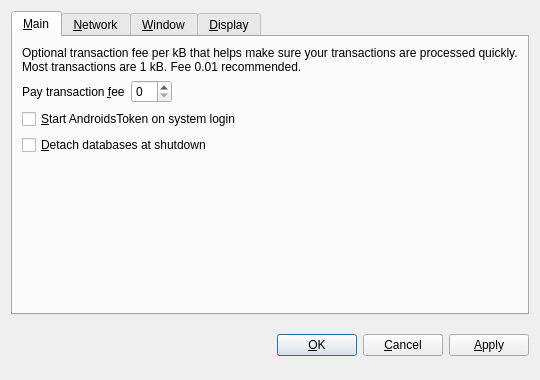
<?xml version="1.0" encoding="UTF-8"?>
<ui version="4.0">
 <class>OptionsDialog</class>
 <widget class="QDialog" name="OptionsDialog">
  <property name="geometry">
   <rect>
    <x>0</x>
    <y>0</y>
    <width>540</width>
    <height>380</height>
   </rect>
  </property>
  <property name="windowTitle">
   <string>Options</string>
  </property>
  <property name="modal">
   <bool>true</bool>
  </property>
  <layout class="QVBoxLayout" name="verticalLayout">
   <item>
    <widget class="QTabWidget" name="tabWidget">
     <property name="tabPosition">
      <enum>QTabWidget::North</enum>
     </property>
     <property name="currentIndex">
      <number>0</number>
     </property>
     <widget class="QWidget" name="tabMain">
      <attribute name="title">
       <string>&amp;Main</string>
      </attribute>
      <layout class="QVBoxLayout" name="verticalLayout_Main">
       <item>
        <widget class="QLabel" name="transactionFeeInfoLabel">
         <property name="text">
          <string>Optional transaction fee per kB that helps make sure your transactions are processed quickly. Most transactions are 1 kB. Fee 0.01 recommended.</string>
         </property>
         <property name="textFormat">
          <enum>Qt::PlainText</enum>
         </property>
         <property name="wordWrap">
          <bool>true</bool>
         </property>
        </widget>
       </item>
       <item>
        <layout class="QHBoxLayout" name="horizontalLayout_Main">
         <item>
          <widget class="QLabel" name="transactionFeeLabel">
           <property name="text">
            <string>Pay transaction &amp;fee</string>
           </property>
           <property name="textFormat">
            <enum>Qt::PlainText</enum>
           </property>
           <property name="buddy">
            <cstring>transactionFee</cstring>
           </property>
          </widget>
         </item>
         <item>
          <widget class="BitcoinAmountField" name="transactionFee"/>
         </item>
         <item>
          <spacer name="horizontalSpacer_Main">
           <property name="orientation">
            <enum>Qt::Horizontal</enum>
           </property>
           <property name="sizeHint" stdset="0">
            <size>
             <width>40</width>
             <height>20</height>
            </size>
           </property>
          </spacer>
         </item>
        </layout>
       </item>
       <item>
        <widget class="QCheckBox" name="bitcoinAtStartup">
         <property name="toolTip">
          <string>Automatically start AndroidsToken after logging in to the system.</string>
         </property>
         <property name="text">
          <string>&amp;Start AndroidsToken on system login</string>
         </property>
        </widget>
       </item>
       <item>
        <widget class="QCheckBox" name="detachDatabases">
         <property name="toolTip">
          <string>Detach block and address databases at shutdown. This means they can be moved to another data directory, but it slows down shutdown. The wallet is always detached.</string>
         </property>
         <property name="text">
          <string>&amp;Detach databases at shutdown</string>
         </property>
        </widget>
       </item>
       <item>
        <spacer name="verticalSpacer_Main">
         <property name="orientation">
          <enum>Qt::Vertical</enum>
         </property>
         <property name="sizeHint" stdset="0">
          <size>
           <width>20</width>
           <height>40</height>
          </size>
         </property>
        </spacer>
       </item>
      </layout>
     </widget>
     <widget class="QWidget" name="tabNetwork">
      <attribute name="title">
       <string>&amp;Network</string>
      </attribute>
      <layout class="QVBoxLayout" name="verticalLayout_Network">
       <item>
        <widget class="QCheckBox" name="mapPortUpnp">
         <property name="toolTip">
          <string>Automatically open the AndroidsToken client port on the router. This only works when your router supports UPnP and it is enabled.</string>
         </property>
         <property name="text">
          <string>Map port using &amp;UPnP</string>
         </property>
        </widget>
       </item>
       <item>
        <widget class="QCheckBox" name="connectSocks">
         <property name="toolTip">
          <string>Connect to the AndroidsToken network through a SOCKS proxy (e.g. when connecting through Tor).</string>
         </property>
         <property name="text">
          <string>&amp;Connect through SOCKS proxy:</string>
         </property>
        </widget>
       </item>
       <item>
        <layout class="QHBoxLayout" name="horizontalLayout_Network">
         <item>
          <widget class="QLabel" name="proxyIpLabel">
           <property name="text">
            <string>Proxy &amp;IP:</string>
           </property>
           <property name="textFormat">
            <enum>Qt::PlainText</enum>
           </property>
           <property name="buddy">
            <cstring>proxyIp</cstring>
           </property>
          </widget>
         </item>
         <item>
          <widget class="QValidatedLineEdit" name="proxyIp">
           <property name="maximumSize">
            <size>
             <width>140</width>
             <height>16777215</height>
            </size>
           </property>
           <property name="toolTip">
            <string>IP address of the proxy (e.g. 127.0.0.1)</string>
           </property>
          </widget>
         </item>
         <item>
          <widget class="QLabel" name="proxyPortLabel">
           <property name="text">
            <string>&amp;Port:</string>
           </property>
           <property name="textFormat">
            <enum>Qt::PlainText</enum>
           </property>
           <property name="buddy">
            <cstring>proxyPort</cstring>
           </property>
          </widget>
         </item>
         <item>
          <widget class="QLineEdit" name="proxyPort">
           <property name="maximumSize">
            <size>
             <width>55</width>
             <height>16777215</height>
            </size>
           </property>
           <property name="toolTip">
            <string>Port of the proxy (e.g. 9050)</string>
           </property>
          </widget>
         </item>
         <item>
          <widget class="QLabel" name="socksVersionLabel">
           <property name="text">
            <string>SOCKS &amp;Version:</string>
           </property>
           <property name="textFormat">
            <enum>Qt::PlainText</enum>
           </property>
           <property name="buddy">
            <cstring>socksVersion</cstring>
           </property>
          </widget>
         </item>
         <item>
          <widget class="QValueComboBox" name="socksVersion">
           <property name="toolTip">
            <string>SOCKS version of the proxy (e.g. 5)</string>
           </property>
          </widget>
         </item>
         <item>
          <spacer name="horizontalSpacer_Network">
           <property name="orientation">
            <enum>Qt::Horizontal</enum>
           </property>
           <property name="sizeHint" stdset="0">
            <size>
             <width>40</width>
             <height>20</height>
            </size>
           </property>
          </spacer>
         </item>
        </layout>
       </item>
       <item>
        <spacer name="verticalSpacer_Network">
         <property name="orientation">
          <enum>Qt::Vertical</enum>
         </property>
         <property name="sizeHint" stdset="0">
          <size>
           <width>20</width>
           <height>40</height>
          </size>
         </property>
        </spacer>
       </item>
      </layout>
     </widget>
     <widget class="QWidget" name="tabWindow">
      <attribute name="title">
       <string>&amp;Window</string>
      </attribute>
      <layout class="QVBoxLayout" name="verticalLayout_Window">
       <item>
        <widget class="QCheckBox" name="minimizeToTray">
         <property name="toolTip">
          <string>Show only a tray icon after minimizing the window.</string>
         </property>
         <property name="text">
          <string>&amp;Minimize to the tray instead of the taskbar</string>
         </property>
        </widget>
       </item>
       <item>
        <widget class="QCheckBox" name="minimizeOnClose">
         <property name="toolTip">
          <string>Minimize instead of exit the application when the window is closed. When this option is enabled, the application will be closed only after selecting Quit in the menu.</string>
         </property>
         <property name="text">
          <string>M&amp;inimize on close</string>
         </property>
        </widget>
       </item>
       <item>
        <spacer name="verticalSpacer_Window">
         <property name="orientation">
          <enum>Qt::Vertical</enum>
         </property>
         <property name="sizeHint" stdset="0">
          <size>
           <width>20</width>
           <height>40</height>
          </size>
         </property>
        </spacer>
       </item>
      </layout>
     </widget>
     <widget class="QWidget" name="tabDisplay">
      <attribute name="title">
       <string>&amp;Display</string>
      </attribute>
      <layout class="QVBoxLayout" name="verticalLayout_Display">
       <item>
        <layout class="QHBoxLayout" name="horizontalLayout_1_Display">
         <item>
          <widget class="QLabel" name="langLabel">
           <property name="text">
            <string>User Interface &amp;language:</string>
           </property>
           <property name="textFormat">
            <enum>Qt::PlainText</enum>
           </property>
           <property name="buddy">
            <cstring>lang</cstring>
           </property>
          </widget>
         </item>
         <item>
          <widget class="QValueComboBox" name="lang">
           <property name="toolTip">
            <string>The user interface language can be set here. This setting will take effect after restarting AndroidsToken.</string>
           </property>
          </widget>
         </item>
        </layout>
       </item>
       <item>
        <layout class="QHBoxLayout" name="horizontalLayout_2_Display">
         <item>
          <widget class="QLabel" name="unitLabel">
           <property name="text">
            <string>&amp;Unit to show amounts in:</string>
           </property>
           <property name="textFormat">
            <enum>Qt::PlainText</enum>
           </property>
           <property name="buddy">
            <cstring>unit</cstring>
           </property>
          </widget>
         </item>
         <item>
          <widget class="QValueComboBox" name="unit">
           <property name="toolTip">
            <string>Choose the default subdivision unit to show in the interface and when sending coins.</string>
           </property>
          </widget>
         </item>
        </layout>
       </item>
       <item>
        <widget class="QCheckBox" name="displayAddresses">
         <property name="toolTip">
          <string>Whether to show AndroidsToken addresses in the transaction list or not.</string>
         </property>
         <property name="text">
          <string>&amp;Display addresses in transaction list</string>
         </property>
        </widget>
       </item>
       <item>
        <spacer name="verticalSpacer_Display">
         <property name="orientation">
          <enum>Qt::Vertical</enum>
         </property>
         <property name="sizeHint" stdset="0">
          <size>
           <width>20</width>
           <height>40</height>
          </size>
         </property>
        </spacer>
       </item>
      </layout>
     </widget>
    </widget>
   </item>
   <item>
    <layout class="QHBoxLayout" name="horizontalLayout_Buttons">
     <item>
      <spacer name="horizontalSpacer_1">
       <property name="orientation">
        <enum>Qt::Horizontal</enum>
       </property>
       <property name="sizeHint" stdset="0">
        <size>
         <width>40</width>
         <height>48</height>
        </size>
       </property>
      </spacer>
     </item>
     <item>
      <widget class="QLabel" name="statusLabel">
       <property name="font">
        <font>
         <weight>75</weight>
         <bold>true</bold>
        </font>
       </property>
       <property name="text">
        <string/>
       </property>
       <property name="textFormat">
        <enum>Qt::PlainText</enum>
       </property>
       <property name="wordWrap">
        <bool>true</bool>
       </property>
      </widget>
     </item>
     <item>
      <spacer name="horizontalSpacer_2">
       <property name="orientation">
        <enum>Qt::Horizontal</enum>
       </property>
       <property name="sizeHint" stdset="0">
        <size>
         <width>40</width>
         <height>48</height>
        </size>
       </property>
      </spacer>
     </item>
     <item>
      <widget class="QPushButton" name="okButton">
       <property name="text">
        <string>&amp;OK</string>
       </property>
      </widget>
     </item>
     <item>
      <widget class="QPushButton" name="cancelButton">
       <property name="text">
        <string>&amp;Cancel</string>
       </property>
       <property name="autoDefault">
        <bool>false</bool>
       </property>
      </widget>
     </item>
     <item>
      <widget class="QPushButton" name="applyButton">
       <property name="text">
        <string>&amp;Apply</string>
       </property>
       <property name="autoDefault">
        <bool>false</bool>
       </property>
      </widget>
     </item>
    </layout>
   </item>
  </layout>
 </widget>
 <customwidgets>
  <customwidget>
   <class>BitcoinAmountField</class>
   <extends>QSpinBox</extends>
   <header>bitcoinamountfield.h</header>
  </customwidget>
  <customwidget>
   <class>QValueComboBox</class>
   <extends>QComboBox</extends>
   <header>qvaluecombobox.h</header>
  </customwidget>
  <customwidget>
   <class>QValidatedLineEdit</class>
   <extends>QLineEdit</extends>
   <header>qvalidatedlineedit.h</header>
  </customwidget>
 </customwidgets>
 <resources/>
 <connections/>
</ui>
